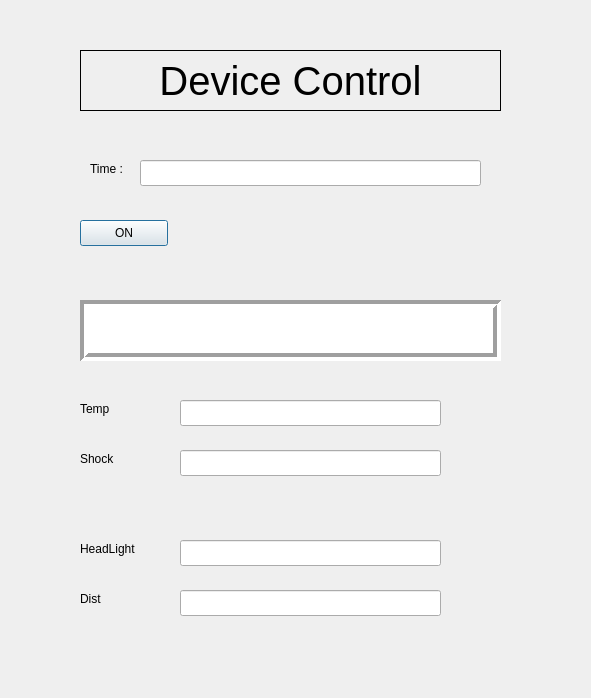
<?xml version="1.0" encoding="UTF-8"?>
<ui version="4.0">
 <class>Dialog</class>
 <widget class="QDialog" name="Dialog">
  <property name="geometry">
   <rect>
    <x>0</x>
    <y>0</y>
    <width>591</width>
    <height>698</height>
   </rect>
  </property>
  <property name="windowTitle">
   <string>Dialog</string>
  </property>
  <widget class="QLabel" name="label">
   <property name="geometry">
    <rect>
     <x>80</x>
     <y>50</y>
     <width>421</width>
     <height>61</height>
    </rect>
   </property>
   <property name="font">
    <font>
     <pointsize>30</pointsize>
    </font>
   </property>
   <property name="frameShape">
    <enum>QFrame::Box</enum>
   </property>
   <property name="text">
    <string>Device Control</string>
   </property>
   <property name="alignment">
    <set>Qt::AlignCenter</set>
   </property>
  </widget>
  <widget class="QTextEdit" name="main_edit">
   <property name="geometry">
    <rect>
     <x>80</x>
     <y>300</y>
     <width>421</width>
     <height>61</height>
    </rect>
   </property>
   <property name="frameShape">
    <enum>QFrame::Box</enum>
   </property>
   <property name="lineWidth">
    <number>4</number>
   </property>
   <property name="readOnly">
    <bool>true</bool>
   </property>
  </widget>
  <widget class="QPushButton" name="power_btn">
   <property name="geometry">
    <rect>
     <x>80</x>
     <y>220</y>
     <width>88</width>
     <height>26</height>
    </rect>
   </property>
   <property name="text">
    <string>ON</string>
   </property>
  </widget>
  <widget class="QLabel" name="label_2">
   <property name="geometry">
    <rect>
     <x>90</x>
     <y>160</y>
     <width>66</width>
     <height>18</height>
    </rect>
   </property>
   <property name="text">
    <string>Time : </string>
   </property>
  </widget>
  <widget class="QLineEdit" name="time_edit">
   <property name="geometry">
    <rect>
     <x>140</x>
     <y>160</y>
     <width>341</width>
     <height>26</height>
    </rect>
   </property>
   <property name="readOnly">
    <bool>true</bool>
   </property>
  </widget>
  <widget class="QLineEdit" name="shock_edit">
   <property name="geometry">
    <rect>
     <x>180</x>
     <y>450</y>
     <width>261</width>
     <height>26</height>
    </rect>
   </property>
   <property name="readOnly">
    <bool>true</bool>
   </property>
  </widget>
  <widget class="QLabel" name="label_3">
   <property name="geometry">
    <rect>
     <x>80</x>
     <y>400</y>
     <width>66</width>
     <height>18</height>
    </rect>
   </property>
   <property name="text">
    <string>Temp</string>
   </property>
  </widget>
  <widget class="QLabel" name="label_4">
   <property name="geometry">
    <rect>
     <x>80</x>
     <y>450</y>
     <width>66</width>
     <height>18</height>
    </rect>
   </property>
   <property name="text">
    <string>Shock</string>
   </property>
  </widget>
  <widget class="QLineEdit" name="temp_edit">
   <property name="geometry">
    <rect>
     <x>180</x>
     <y>400</y>
     <width>261</width>
     <height>26</height>
    </rect>
   </property>
   <property name="readOnly">
    <bool>true</bool>
   </property>
  </widget>
  <widget class="QLineEdit" name="light_edit">
   <property name="geometry">
    <rect>
     <x>180</x>
     <y>540</y>
     <width>261</width>
     <height>26</height>
    </rect>
   </property>
   <property name="readOnly">
    <bool>true</bool>
   </property>
  </widget>
  <widget class="QLabel" name="label_5">
   <property name="geometry">
    <rect>
     <x>80</x>
     <y>540</y>
     <width>81</width>
     <height>18</height>
    </rect>
   </property>
   <property name="text">
    <string>HeadLight</string>
   </property>
  </widget>
  <widget class="QLineEdit" name="dist_edit">
   <property name="geometry">
    <rect>
     <x>180</x>
     <y>590</y>
     <width>261</width>
     <height>26</height>
    </rect>
   </property>
   <property name="readOnly">
    <bool>true</bool>
   </property>
  </widget>
  <widget class="QLabel" name="label_6">
   <property name="geometry">
    <rect>
     <x>80</x>
     <y>590</y>
     <width>66</width>
     <height>18</height>
    </rect>
   </property>
   <property name="text">
    <string>Dist</string>
   </property>
  </widget>
 </widget>
 <resources/>
 <connections/>
</ui>
